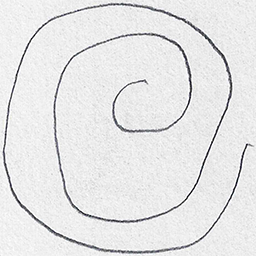
#> input picture dataset/spiral/testing/healthy/V01HE01.png, 256 x 256 px; its folder holds only this picture in this run
$ jupyter execute --allow-errors SRP.ipynb
#> lines starting #> are read from the running program, lines starting #| are printed output that depends on the picture
[cell 1]
#import necessary packages
from sklearn.ensemble import RandomForestClassifier
from sklearn.preprocessing import LabelEncoder # to encode lables as integers
from sklearn.metrics import confusion_matrix  # built to derive raw accuracy, sensitivity, and specificity.
from sklearn.metrics import accuracy_score # built to derive accuracy
from skimage import feature  #HOG will come from here
from imutils import build_montages #for visualization
from imutils import paths  #helps to extract image path in dataset
import numpy as np  #help statistics and grab random indices
import argparse   #will allow us to parse command line arguments
import cv2   #used to read, process, and display images
import os

[cell 2]
#function to quantify image
#this function is used to extract all the features from images
def quantify_image(image):
    #HOG is structural descripter that will capture and quantify changes in local gradient in the input image.
    features = feature.hog(image,orientations=9, pixels_per_cell =(10,10),cells_per_block=(2,2) ,transform_sqrt=True, block_norm ="L1")

    return features

[cell 3]
def load_split(path):
	# grab the list of images in the input directory, then initialize
	# the list of data (i.e., images) and class labels
	imagePaths = list(paths.list_images(path))
	data = []
	labels = []
	# loop over the image paths
	for imagePath in imagePaths:
		# extract the class label from the filename
		label = imagePath.split(os.path.sep)[-2]
		# load the input image, convert it to grayscale, and resize
		# it to 200x200 pixels, ignoring aspect ratio
		image = cv2.imread(imagePath)
		image = cv2.cvtColor(image, cv2.COLOR_BGR2GRAY)
		image = cv2.resize(image, (200, 200))
		# threshold the image such that the drawing appears as white
		# on a black background
		image = cv2.threshold(image, 0, 255,
			cv2.THRESH_BINARY_INV | cv2.THRESH_OTSU)[1]
		# quantify the image
		features = quantify_image(image)
		# update the data and labels lists, respectively
		data.append(features)
		labels.append(label)
	# return the data and labels
	return (np.array(data), np.array(labels))

[cell 4]
os.listdir("D:\srp\parkinsons-cv-master\dataset")

[cell 5]
path_spiral="D:\srp\parkinsons-cv-master\dataset\spiral"
path_wave="D:\srp\parkinsons-cv-master\dataset\wave"
args={'dataset':path_spiral,'trails':5}
args1={'dataset':path_wave,'trails':5}

[cell 6]
trainingpath=os.path.sep.join([args["dataset"],"training"])
testingpath=os.path.sep.join([args["dataset"],"testing"])
trainingpath1=os.path.sep.join([args1["dataset"],"training"])
testingpath1=os.path.sep.join([args1["dataset"],"testing"])

[cell 7]
print("[INFO] loading spiral data...")
(trainX, trainY) = load_split(trainingpath)
(testX, testY) = load_split(testingpath)
#> in load_split, image is the input picture: shape (256, 256, 3); mean B, G, R 230.1, 229.7, 229.7
#> in load_split (call 2), `image = cv2.resize(image, (200, 200))`:
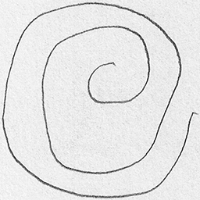
#> image: shape (200, 200); min 24, max 255, mean 229.7
#> in load_split (call 2), `image = cv2.threshold(image, 0, 255, cv2.THRESH_BINARY_INV | cv2.THRES..`:
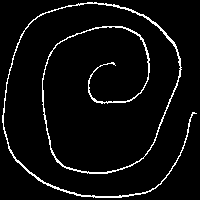
#> image: shape (200, 200); 5% white in thin lines or dots
#> in quantify_image, `features = feature.hog(image,orientations=9, pixels_per_cell =(10,10),..`: features = 12996 values, max 1 at index 10356, min 0 at index 0, mean 0.0203
#> pass 2 of the loop in load_split, `for imagePath in imagePaths:`:
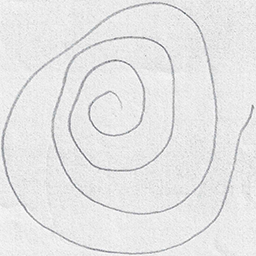
#> input picture dataset/spiral/testing/parkinsons/V01PE01.png, 256 x 256 px
#> in load_split, image is the input picture: shape (256, 256, 3); mean B, G, R 230, 229.8, 229.8
#> in load_split (call 2), `image = cv2.resize(image, (200, 200))`:
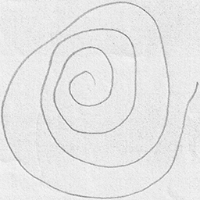
#> image: shape (200, 200); min 107, max 253, mean 229.7
#> in load_split (call 2), `image = cv2.threshold(image, 0, 255, cv2.THRESH_BINARY_INV | cv2.THRES..`:
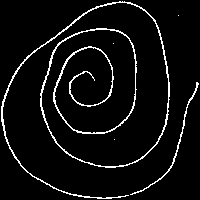
#> image: shape (200, 200); 5.8% white in thin lines or dots
#> in load_split (call 2), `features = quantify_image(image)`: features = 12996 values, max 1 at index 5418, min 0 at index 0, mean 0.0225
print("[INFO] loading wave data...")
(trainX1, trainY1) = load_split(trainingpath1)
(testX1, testY1) = load_split(testingpath1)
#> pass 2 of the loop in load_split, `for imagePath in imagePaths:`:
